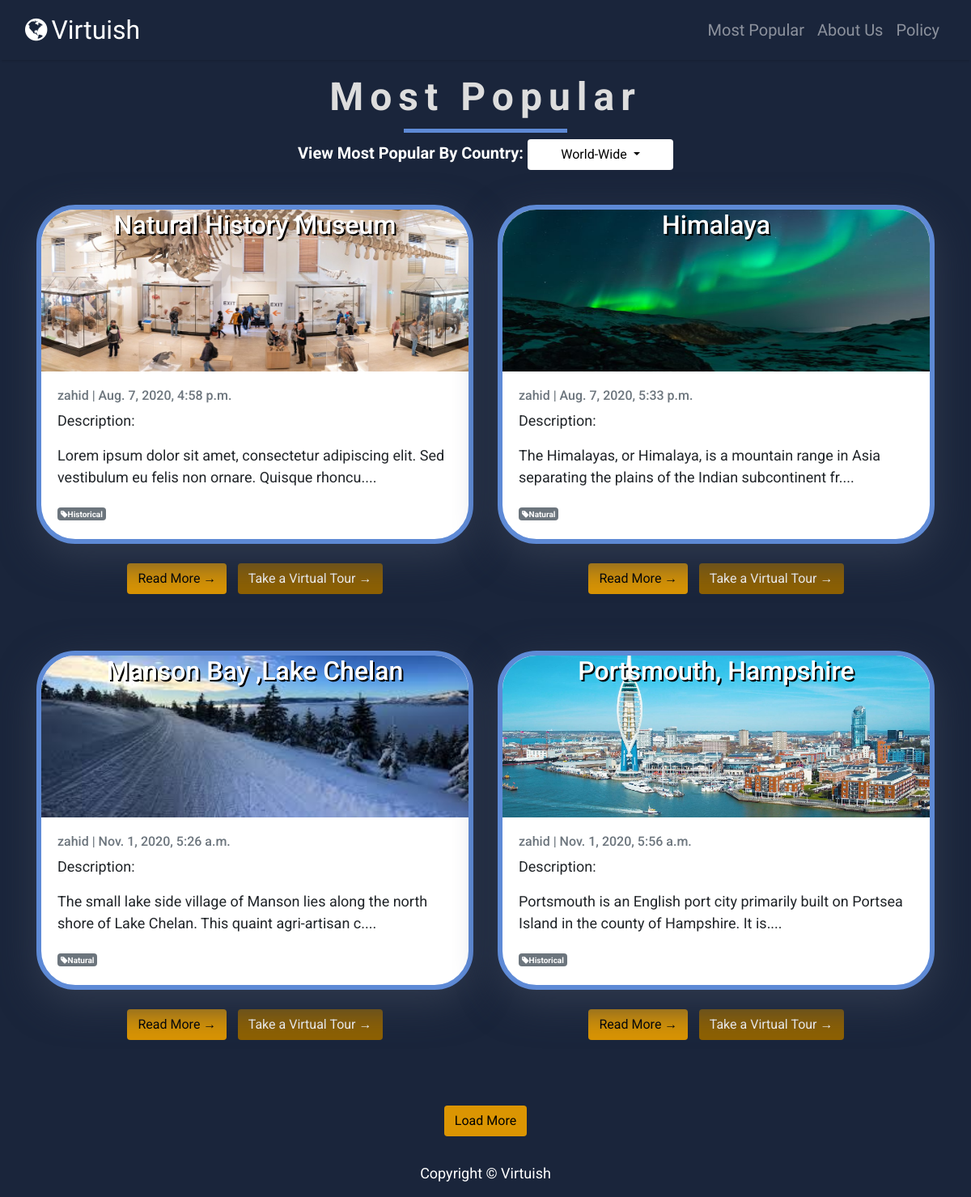
Screenshot of /MostPopular/?page=2 with the database file from the repository.
### travel/models.py (models this page shows, shortened)
class Post(models.Model):
    title = models.CharField(max_length=200, unique=True)
    slug = models.SlugField(max_length=200, unique=True)
    author = models.ForeignKey(User, on_delete= models.CASCADE,related_name='blog_posts')
    updated_on = models.DateTimeField(auto_now= True)
    content = models.TextField()
    img = models.ImageField(upload_to='images/', blank=True)
    virtualtour= models.FileField(upload_to='images/', blank=True)
    created_on = models.DateTimeField(auto_now_add=True)
    status = models.IntegerField(choices=STATUS, default=0)
    viewcount=models.IntegerField(default=1,blank=True,null=True)
    tag_let_one = models.CharField(max_length=200, blank=True,null=True, choices=[('Natural', 'Natural'), ('Historical', 'Historical'), ('Industrial', 'Industrial')])
    class Meta:
        ordering = ['-created_on']

### travel/views.py (the view)
# urls.py: path('MostPopular/', views.MostPopular, name='MostPopular'),
def MostPopular(request):
    if request.GET.get('c'):
        datsza=DataTracking.objects.filter(country=request.GET.get('c')).values_list('blogtitle').order_by('-viewcount')
        lt = datsza
        out = [item for t in lt for item in t]
        datsza = out
        queryset = Post.objects.filter(Q(status=1) & Q(title__in=datsza)).order_by('-viewcount')
    else:
        queryset = Post.objects.filter(status=1).order_by('-viewcount')
    countrylist=DataTracking.objects.values_list('country', flat=True).distinct()
    template_name = 'popular.html'
    page = request.GET.get('page', 1)
    paginator = Paginator(queryset, 4)
    try:
        pages = paginator.page(page)
    except PageNotAnInteger:
        pages = paginator.page(1)
    except EmptyPage:
        pages = paginator.page(paginator.num_pages)
    return render(request, template_name, {'post_list':pages,'countrylist':countrylist})

### travel/templates/popular.html (shortened to what this page needs)
{% extends "layout.html" %}
 {% block content %}
<div class="container">
    <br>
    <center><h1 class="section-title__name">Most Popular</h1></center>
    <div class="dropdown">
      <center><span style="color:white;font-size:20px;font-weight:bold">View Most Popular By Country: </span><button style="width:180px;" class="btn btn-select dropdown-toggle" type="button" id="dropdownMenuButton" data-toggle="dropdown" aria-haspopup="true" aria-expanded="false">
        World-Wide
      </button>
      </center>
    </div>
    <br>
    <div class="row infinite-container">
        {% for post in post_list %}
  <div class="col-md-6 mt-3 left infinite-item">
    <div style="border-color:#5e8ad6;border-width:6px;border-radius:3rem;overflow: hidden;" class="card mb-4" >
      <div style="width:100%;height:200px;background-image: url('{{ post.img.url }}');background-repeat: no-repeat;background-size:100% 200px;">
        <h2 style="text-shadow:2px 2px black;" class="card-title text-white text-center">{{ post.title }}</h2>
      </div>
      <div class="card-body">
        <p class="card-text text-muted h6">{{ post.author }} | {{ post.created_on}} </p>
        <p class="card-text">Description:<br>{{ post.content | slice:":110" | safe }}....</p>
        <span style="font-size:10px;" class="badge badge-secondary"><i class="fa fa-tag"></i>{{ post.tag_let_one }}</span>
      </div>
    </div>
    <center>
      <a href="{% url 'post' post.slug  %}" class="btn light-btn">Read More &rarr;</a> &nbsp;
      <a href="{% url 'VirtualTour' post.slug  %}" class="btn dark-btn">Take a Virtual Tour &rarr;</a>
    </center>
    <br><br>
  </div>
    {% endfor %}
  </div>
  {% if post_list.has_other_pages %}
  <nav aria-label="Page navigation conatiner">
    <br>
    <ul class="pagination justify-content-center">
      {% if post_list.has_next %}
      <center><li><button type="button" class="btn light-btn" onclick="loadmore()" name="button"> Load More</button></li></center>
      {% endif %}
    </ul>
  </nav>
{% endif %}
</div>
{% endblock content %}

### travel/templates/popular.html (style rules this page uses)
body { font-family: "Roboto", sans-serif; font-size: 18px; background-color: #1a253b; }
.card { box-shadow: 0 16px 48px #303a4e !important; }
.section-title__name { font-size: 3rem; font-family: var(--subHead); letter-spacing: 0.5rem; display: inline-block; text-align: center; padding: 10px 10px 15px; background: linear-gradient( 90deg, transparent 25%, #5e8ad6 25%, #5e8ad6 75%, transparent 75% ); background-size: 100% 5px; background-position: 0% 100%; background-repeat: no-repeat; color: #ddd; font-weight: 700; }

### rows the page displays
Post: img (picture), title "Natural History Museum", author "zahid", created_on "Aug. 7, 2020, 4:58 p.m.", content "Lorem ipsum dolor sit amet, consectetur adipiscing elit. Sed vestibulum eu felis non ornare. Quisque rhoncu", tag_let_one "Historical"
Post: img (picture), title "Himalaya", author "zahid", created_on "Aug. 7, 2020, 5:33 p.m.", content "The Himalayas, or Himalaya, is a mountain range in Asia separating the plains of the Indian subcontinent fr", tag_let_one "Natural"
Post: img (picture), title "Manson Bay ,Lake Chelan", author "zahid", created_on "Nov. 1, 2020, 5:26 a.m.", content "The small lake side village of Manson lies along the north shore of Lake Chelan. This quaint agri-artisan c", tag_let_one "Natural"
Post: img (picture), title "Portsmouth, Hampshire", author "zahid", created_on "Nov. 1, 2020, 5:56 a.m.", content "Portsmouth is an English port city primarily built on Portsea Island in the county of Hampshire. It is", tag_let_one "Historical"
